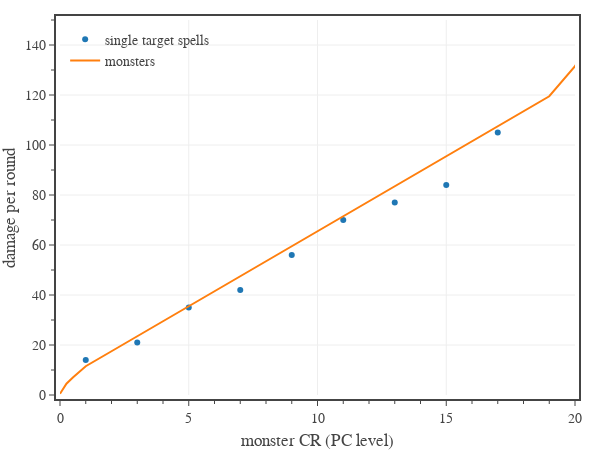

Source (notebook cell):
### Code cell
# compares single target spell damage budget against typical monster damage

def cantrip_damage(lvl, targets='single', save_for_half=False):
    """Returns cantrip damage dice equation.
    lvl -- spellcasting level between 1 and 20
    targets -- either 'single' or 'multiple'
    save_for_half -- True if the cantrip deals half damage on save.
    """
    n = np.sum(np.array([1,5,11,17]) <= lvl)
    if targets == 'single':
        if save_for_half:
            damage = '{:d}d10'.format(n)
        else:
            damage = '{:d}d6'.format(2*n)
    elif targets == 'multiple':
        if save_for_half:
            damage = '{:d}d6'.format(n)
        else:
            damage = '{:d}d8'.format(n)

    return damage

def spell_damage_list(lvl, targets='single', save_for_half=False):
    ctrpDmg = cantrip_damage(lvl, targets, save_for_half)
    if targets == 'single':
        if save_for_half:
            damage_list = [ctrpDmg,'2d10','3d10', '5d10', '6d10', '8d10','10d10','11d10','12d10','15d10']
        else:
            damage_list = [ctrpDmg, '4d6', '6d6', '10d6', '12d6', '16d6', '20d6', '22d6', '24d6', '30d6']
    elif targets == 'multiple':
        if save_for_half:
            damage_list = [ctrpDmg,'2d6','4d6','6d6','7d6', '8d6','11d6','12d6','13d6','14d6']
        else:
            damage_list = [ctrpDmg,'2d8','4d8','6d8','7d8', '8d8','11d8','12d8','13d8','14d8']
    
    return damage_list

def spell_damage_average(sp_lvl=0, lvl=1, targets='single', save_for_half=False):
    damage_list = spell_damage_list(lvl, targets, save_for_half)
    return deq.roll_average(damage_list[sp_lvl])


# create figure
fig = go.Figure(
    layout=go.Layout(
        template=tfb.FIG_TEMPLATE,
        xaxis=dict(
            title_text='monster CR (PC level)',
            range=[0.0, 20.0],
            tick0=0, dtick=5.0,
            minor=dict(tick0=0, dtick=1.0),
        ),
        yaxis=dict(
            title_text='damage per round',
            range=[0, 150],
            tick0=0, dtick=20,
            minor=dict(tick0=0, dtick=10),
        ),
        legend=dict(
            yanchor='top',  y=0.99,
            xanchor='left', x=0.01,
            bgcolor='rgba(0,0,0,0)',
            orientation='v',
        )
    )
)

colors = ['#7f7f7f','#1f77b4','#ff7f0e','#2ca02c']
levels = [max(1, sp_lvl*2-1) for sp_lvl in range(1, 10)]
sp_levels = [sp_lvl for sp_lvl in range(1, 10)]
sp_damage = [spell_damage_average(sp_lvl, max(1, sp_lvl*2-1)) for sp_lvl in range(1, 10)]
fig.add_trace(go.Scatter(
    x=levels, 
    y=sp_damage,
    mode='markers', 
    line_color=colors[1],
    customdata=sp_levels,
    name=f'single target spells',
    hovertemplate=
            '<b>Single Target Spell</b><br>'+
            'PC level %{x:.0f}<br>'+
            'spell level %{customdata:.0f}<br>'+
            'DPR %{y:.1f}'+
            '<extra></extra>'
))

dfD = pd.read_csv('../../assets/data/dmg-targets.csv') # 'CR','PB','XP','AC','HP Mean','AB','DPR Mean'
fig.add_trace(go.Scatter(
    x=dfD['CR'], 
    y=dfD['DPR Mean'],
    mode='lines', 
    line_color=colors[2],
    name=f'monsters',
    hovertemplate=
            '<b>Monsters</b><br>'+
            'CR %{x:.0f}<br>'+
            'DPR %{y:.1f}'+
            '<extra></extra>'
))

# show figure
fig.update_layout(width=600, height=450)
fig.show(config=tfb.FIG_CONFIG)

# save figures
if SAVEFIGS:
    fig.update_layout(autosize=True, width=None, height=None)
    #tfb.save_fig_html(fig, format='large', name=f'./fig-spells-vs-monsters-large')
    #tfb.save_fig_html(fig, format='small', name=f'./fig-spells-vs-monsters-small')

### Figure 1 — Plotly figure (JSON) as saved in the notebook; plotly's stock layout.template omitted (floating-point values rounded to 4 significant figures)
{"data": [{"customdata": [1, 2, 3, 4, 5, 6, 7, 8, 9], "hovertemplate": "<b>Single Target Spell</b><br>PC level %{x:.0f}<br>spell level %{customdata:.0f}<br>DPR %{y:.1f}<extra></extra>", "line": {"color": "#1f77b4"}, "mode": "markers", "name": "single target spells", "type": "scatter", "x": [1, 3, 5, 7, 9, 11, 13, 15, 17], "y": [14, 21, 35, 42, 56, 70, 77, 84, 105]}, {"hovertemplate": "<b>Monsters</b><br>CR %{x:.0f}<br>DPR %{y:.1f}<extra></extra>", "line": {"color": "#ff7f0e"}, "mode": "lines", "name": "monsters", "type": "scatter", "x": [0, 0.125, 0.25, 0.5, 1, 2, 3, 4, 5, 6, 7, 8, 9, 10, 11, 12, 13, 14, 15, 16, 17, 18, 19, 20, 21, 22, 23, 24, 25, 26, 27, 28, 29, 30], "y": [0.5, 2.5, 4.5, 7, 11.5, 17.5, 23.5, 29.5, 35.5, 41.5, 47.5, 53.5, 59.5, 65.5, 71.5, 77.5, 83.5, 89.5, 95.5, 101.5, 107.5, 113.5, 119.5, 131.5, 149.5, 167.5, 185.5, 203.5, 221.5, 239.5, 257.5, 275.5, 293.5, 311.5]}], "layout": {"height": 450, "legend": {"bgcolor": "rgba(0,0,0,0)", "orientation": "v", "x": 0.01, "xanchor": "left", "y": 0.99, "yanchor": "top"}, "width": 600, "xaxis": {"dtick": 5, "minor": {"dtick": 1, "tick0": 0}, "range": [0, 20], "tick0": 0, "title": {"text": "monster CR (PC level)"}}, "yaxis": {"dtick": 20, "minor": {"dtick": 10, "tick0": 0}, "range": [0, 150], "tick0": 0, "title": {"text": "damage per round"}}}}
